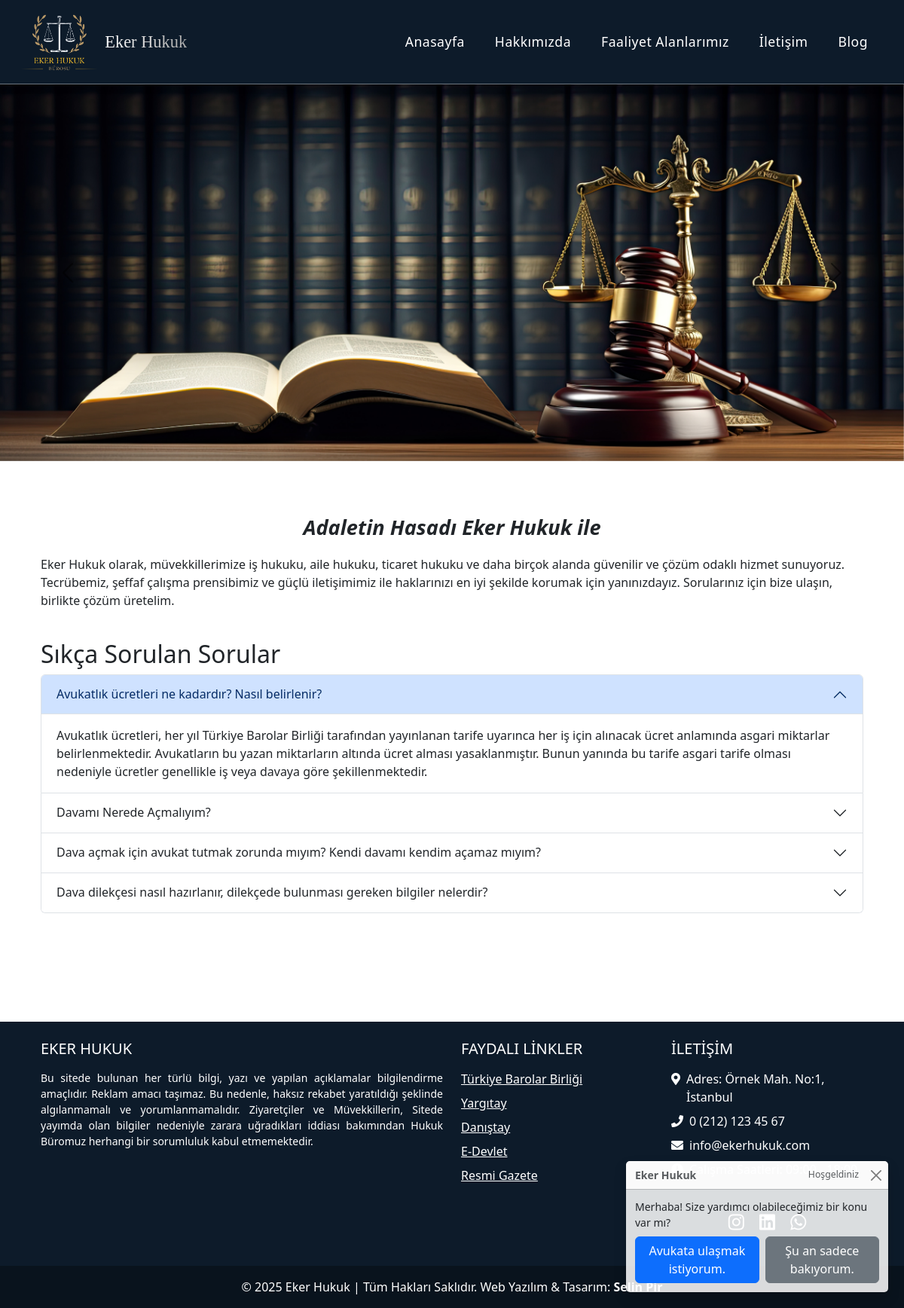
The page / on the database its author committed.
### app/models.py (models this page shows, shortened)
class SSS(models.Model):
    question = models.CharField(max_length=500, verbose_name="Soru")
    answer = models.TextField(verbose_name="Cevap")
    is_active = models.BooleanField(default=True, verbose_name="Yayında mı?")

### app/views.py (the view)
# urls.py: path("", views.anasayfa, name="anasayfa"),  # http://localhost:8000/
def anasayfa(request):
    faqs = SSS.objects.all()
    return render(request, 'anasayfa.html', {'faqs': faqs})

### app/templates/anasayfa.html (shortened to what this page needs)
{%load static %}
<!doctype html>
<html lang="tr">
  <head>
    <link href="https://cdn.jsdelivr.net/npm/bootstrap@5.3.5/dist/css/bootstrap.min.css" rel="stylesheet">
    <link href="https://cdn.jsdelivr.net/npm/bootstrap@5.3.0-alpha1/dist/css/bootstrap.min.css" rel="stylesheet">
    <link rel="stylesheet" href="{% static 'css/style.css' %}">
    <link rel="stylesheet" href="https://cdnjs.cloudflare.com/ajax/libs/font-awesome/5.15.4/css/all.min.css">
  </head>
  <body>
    <nav class="navbar navbar-expand-lg bg-dark navbar-dark sticky-top border-bottom border-secondary">
      <div class="container-fluid">
        <a class="navbar-brand d-flex align-items-center" href="#" style="font-family: 'Playfair Display', serif;">
          <img src="{% static 'img/ekerhukuklogo.png' %}" alt="Eker Hukuk" class="d-inline-block align-top" style="height: 85px;">
          <span class="ms-2 d-none d-lg-inline-block" style="font-size: 1.4rem; background: linear-gradient(90deg, #fff, #aaa); -webkit-background-clip: text; background-clip: text; color: transparent;">Eker Hukuk</span>
        </a>
        <div class="collapse navbar-collapse">
          <ul class="navbar-nav ms-auto mb-2 mb-lg-0">
            <li class="nav-item mx-lg-1"><a class="nav-link position-relative px-3 py-2 active" href="{% url 'anasayfa' %}">Anasayfa</a></li>
            <li class="nav-item mx-lg-1"><a class="nav-link position-relative px-3 py-2" href="{% url 'hakkimizda' %}">Hakkımızda</a></li>
            <li class="nav-item mx-lg-1"><a class="nav-link position-relative px-3 py-2" href="{% url 'hizmetler' %}">Faaliyet Alanlarımız</a></li>
            <li class="nav-item mx-lg-1"><a class="nav-link position-relative px-3 py-2" href="{% url 'iletisim' %}">İletişim</a></li>
            <li class="nav-item mx-lg-1"><a class="nav-link position-relative px-3 py-2" href="{% url 'blog' %}">Blog</a></li>
          </ul>
        </div>
      </div>
    </nav>
  <div id="carouselExampleDark" class="carousel carousel-dark slide" data-bs-ride="carousel">
    <div class="carousel-indicators">
        <button type="button" data-bs-target="#carouselExampleDark" data-bs-slide-to="0" class="active" aria-current="true" aria-label="Slide 1"></button>
        <button type="button" data-bs-target="#carouselExampleDark" data-bs-slide-to="1" aria-label="Slide 2"></button>
        <button type="button" data-bs-target="#carouselExampleDark" data-bs-slide-to="2" aria-label="Slide 3"></button>
    </div>
    <div class="carousel-inner">
        <div class="carousel-item active" data-bs-interval="3000">
            <img src="{% static 'img/img3.jpg' %}" class="d-block w-100 carousel-img" alt="Hukuk Kitapları ve hukuk masası">
        </div>
    </div>
    <button class="carousel-control-prev" type="button" data-bs-target="#carouselExampleDark" data-bs-slide="prev">
      <span class="carousel-control-prev-icon" aria-hidden="true"></span>
  </button>
  <button class="carousel-control-next" type="button" data-bs-target="#carouselExampleDark" data-bs-slide="next">
      <span class="carousel-control-next-icon" aria-hidden="true"></span>
  </button>
</div>
<br>
<br>
<section id="faq">
  <div class="container mx-auto my-4 px-4 ">
      <h2 style="font-size: 1.7rem; font-weight: bold; margin-bottom: 20px; text-align: center; font-style: italic;">Adaletin Hasadı Eker Hukuk ile</h2>
    <p style="font-size: 1 rem; ">Eker Hukuk olarak, müvekkillerimize iş hukuku, aile hukuku, ticaret hukuku
      ve daha birçok alanda güvenilir ve çözüm odaklı hizmet sunuyoruz. Tecrübemiz,
      şeffaf çalışma prensibimiz ve güçlü iletişimimiz ile haklarınızı en iyi şekilde
      korumak için yanınızdayız. Sorularınız için bize ulaşın, birlikte çözüm üretelim. </p>
<br>
    <h2 class="faq-title">Sıkça Sorulan Sorular</h2>
    <div class="faq-accordion">
      <div class="accordion" id="accordionExample">
        {% for faq in faqs %}
        <div class="accordion-item">
            <h2 class="accordion-header" id="heading{{ forloop.counter }}">
                <button class="accordion-button {% if not forloop.first %}collapsed{% endif %}"
                        type="button"
                        data-bs-toggle="collapse"
                        data-bs-target="#collapse{{ forloop.counter }}"
                        aria-expanded="{% if forloop.first %}true{% else %}false{% endif %}"
                        aria-controls="collapse{{ forloop.counter }}">
                    {{ faq.question }}
                </button>
            </h2>
            <div id="collapse{{ forloop.counter }}"
                 class="accordion-collapse collapse {% if forloop.first %}show{% endif %}"
                 aria-labelledby="heading{{ forloop.counter }}"
                 data-bs-parent="#accordionExample">
                <div class="accordion-body">
                    {{ faq.answer|safe }}
                </div>
            </div>
        </div>
        {% empty %}
        <p>Henüz soru eklenmedi.</p>
        {% endfor %}
      </div>
    </div>
  </div>
</section>
  <div class="toast" role="alert" aria-live="assertive" aria-atomic="true" style="position: fixed; bottom: 20px; right: 20px; z-index: 1050;">
    <div class="toast-header">
      <strong class="me-auto">Eker Hukuk</strong>
      <small>Hoşgeldiniz</small>
      <button type="button" class="btn-close" data-bs-dismiss="toast" aria-label="Close"></button>
    </div>
    <div class="toast-body">
      Merhaba! Size yardımcı olabileceğimiz bir konu var mı?
      <div class="mt-2 d-flex justify-content-start">
        <button class="btn btn-primary me-2" onclick="avukataUlas()">Avukata ulaşmak istiyorum.</button>
        <button class="btn btn-secondary" onclick="sadeceBakiyorum()">Şu an sadece bakıyorum.</button>
      </div>
    </div>
  </div>
<br>
<br>
<br>
<br>
<br>
<footer class="text-white text-center text-lg-start" style="background-color: #0D1B2A;">
    <div class="container p-4">
      <div class="row">
        <div class="col-lg-6 col-md-12 mb-4 mb-md-4">
          <h5 class="text-uppercase mb-3">Eker Hukuk</h5>
          <p class="small mb-0" style="text-align: justify;">
            Bu sitede bulunan her türlü bilgi, yazı ve yapılan açıklamalar bilgilendirme amaçlıdır. Reklam amacı taşımaz. Bu nedenle, haksız rekabet yaratıldığı şeklinde algılanmamalı ve yorumlanmamalıdır. Ziyaretçiler ve Müvekkillerin, Sitede yayımda olan bilgiler nedeniyle zarara uğradıkları iddiası bakımından Hukuk Büromuz herhangi bir sorumluluk kabul etmemektedir.
          </p>
        </div>
        <div class="col-lg-3 col-md-6 mb-4 mb-md-4">
          <h5 class="text-uppercase mb-3">Faydalı Linkler</h5>
          <ul class="list-unstyled">
            <li class="mb-2">
              <a href="https://www.barobirlik.org.tr/" class="text-white d-block text-start">Türkiye Barolar Birliği</a>
            </li>
            <li class="mb-2">
              <a href="https://www.yargitay.gov.tr/" class="text-white d-block text-start">Yargıtay</a>
            </li>
            <li class="mb-2">
              <a href="https://danistay.gov.tr/" class="text-white d-block text-start">Danıştay</a>
            </li>
            <li class="mb-2">
              <a href="https://turkiye.gov.tr/" class="text-white d-block text-start">E-Devlet</a>
            </li>
            <li>
              <a href="https://resmigazete.gov.tr/" class="text-white d-block text-start">Resmi Gazete</a>
            </li>
          </ul>
        </div>
        <div class="col-lg-3 col-md-6 mb-4 mb-md-0">
          <h5 class="text-uppercase mb-3">İletişim</h5>
          <ul class="list-unstyled">
            <li class="mb-2 d-flex align-items-start">
              <i class="fas fa-map-marker-alt me-2 mt-1"></i>
              <span>Adres: Örnek Mah. No:1, İstanbul</span>
            </li>
            <li class="mb-2 d-flex align-items-center">
              <i class="fas fa-phone me-2"></i>
              <a href="tel:+902121234567" class="text-white text-decoration-none">0 (212) 123 45 67</a>
            </li>
            <li class="mb-2 d-flex align-items-center">
              <i class="fas fa-envelope me-2"></i>
              <a href="mailto:info@ekerhukuk.com" class="text-white text-decoration-none">info@ekerhukuk.com</a>
            </li>
            <li class="mb-4 d-flex align-items-center">
              <i class="fas fa-clock me-2"></i>
              <span>Çalışma Saatleri: 09:00 - 18:00</span>
            </li>
            <div class="mt-4 pt-3 text-center">
              <a href="https://www.instagram.com/ekerhukuk" class="text-white mx-2 fs-4"><i class="fab fa-instagram"></i></a>
              <a href="https://www.linkedin.com/company/ekerhukuk" class="text-white mx-2 fs-4"><i class="fab fa-linkedin"></i></a>
              <a href="#" class="text-white mx-2 fs-4"><i class="fab fa-whatsapp"></i></a>
            </div>
          </ul>
        </div>
      </div>
    </div>
    <div class="text-center p-3" style="background-color: rgba(0, 0, 0, 0.3);">
      <p class="m-0">
        © 2025 Eker Hukuk | Tüm Hakları Saklıdır.<br class="d-block d-md-none">
        Web Yazılım & Tasarım: <strong>Selin Pir</strong>
      </p>
    </div>
  </footer>
</body>
</html>

### app/static/css/style.css (style rules this page uses)
.navbar { padding: 0.5rem 1rem; background-color: #0D1B2A !important; border-bottom: 1px solid rgba(255, 255, 255, 0.1); box-shadow: 0 2px 10px rgba(0,0,0,0.3); }
.navbar-brand { color: white !important; transition: all 0.3s ease; }
.nav-link { font-size: 1.1rem; font-weight: 500; letter-spacing: 0.5px; padding: 0.5rem 1rem; position: relative; color: white !important; }
.nav-link::after { content: ''; position: absolute; bottom: 0; left: 50%; transform: translateX(-50%); width: 0; height: 2px; background: linear-gradient(90deg, #6a11cb, #2575fc); transition: width 0.3s ease; }
.carousel-img { height: 500px; width:90%; object-fit: cover; object-position: center; }

### rows shown on the page
SSS: question "Avukatlık ücretleri ne kadardır? Nasıl belirlenir?", answer "Avukatlık ücretleri, her yıl Türkiye Barolar Birliği tarafından yayınlanan tarife uyarınca her iş için alınacak ücret anlamında asgari miktarlar belirlenmektedir. Avukatların bu yazan miktarların altında ücret alması yasaklanmıştır. Bunun yanında bu tarife asgari tarife olması nedeniyle ücretler genellikle iş veya davaya göre şekillenmektedir."
SSS: question "Davamı Nerede Açmalıyım?"
SSS: question "Dava açmak için avukat tutmak zorunda mıyım? Kendi davamı kendim açamaz mıyım?"
SSS: question "Dava dilekçesi nasıl hazırlanır, dilekçede bulunması gereken bilgiler nelerdir?"
